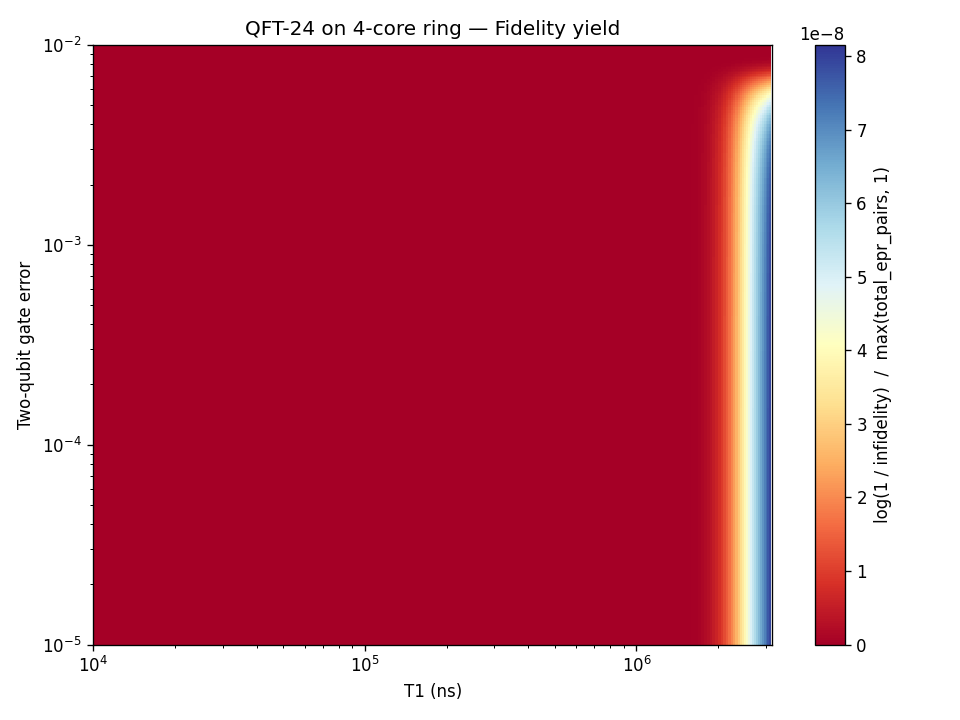

Generate this figure with Python:
"""
DSE example #3 — custom Figure-of-Merit heatmap over a noise grid.

Compiles the circuit once, then sweeps a 2-D noise grid (T1 × 2Q error)
and evaluates a *user-defined* Figure of Merit at every point. The FoM
expression is parsed and validated against the same safe AST whitelist
the GUI uses — arithmetic + ``log/exp/sqrt/min/max/abs/clip/pow`` only.

Run::

    python examples/dse_fom_heatmap.py
"""

from __future__ import annotations

import matplotlib.pyplot as plt
import numpy as np

from qusim.analysis import FomConfig, compute_for_sweep
from qusim.dse import DSEEngine, NOISE_DEFAULTS


def main() -> None:
    engine = DSEEngine()

    cached = engine.run_cold(
        circuit_type="qft",
        num_qubits=24,
        num_cores=4,
        topology_type="ring",
        intracore_topology="all_to_all",
        placement_policy="spectral",
        seed=0,
        communication_qubits=2,
        buffer_qubits=1,
    )

    # 2-D noise sweep: T1 (log) × 2Q gate error (log).
    # Endpoints are log10 exponents because both axes have log_scale=True.
    xs, ys, grid = engine.sweep_2d(
        cached=cached,
        metric_key1="t1",                 low1=4.0, high1=6.5,
        metric_key2="two_gate_error",     low2=-5.0, high2=-2.0,
        fixed_noise=dict(NOISE_DEFAULTS),
    )

    # Build the sweep_data dict the FoM evaluator expects (same shape as
    # SweepResult.to_sweep_data() for a 2-D sweep).
    sweep_data = {
        "metric_keys": ["t1", "two_gate_error"],
        "xs": list(xs),
        "ys": list(ys),
        "grid": grid,
    }

    # Custom FoM: log(1/infidelity) per EPR pair — a "fidelity yield" proxy.
    # Intermediates make the formula readable; the engine vectorises it.
    fom = FomConfig(
        name="Fidelity yield",
        intermediates=(
            ("infidelity", "max(1 - overall_fidelity, 1e-12)"),
        ),
        numerator="log(1 / infidelity)",
        denominator="max(total_epr_pairs, 1)",
    )

    result = compute_for_sweep(sweep_data, fom)
    if result.error:
        raise SystemExit(f"FoM evaluation failed: {result.error}")

    # FoM values come back flattened over the sweep grid; reshape for the heatmap.
    z = result.values.reshape(len(xs), len(ys)).T   # (ys, xs) for imshow

    fig, ax = plt.subplots(figsize=(8, 6))
    im = ax.imshow(
        z,
        origin="lower",
        aspect="auto",
        extent=(xs.min(), xs.max(), ys.min(), ys.max()),
        cmap="RdYlBu",
    )
    ax.set_xscale("log")
    ax.set_yscale("log")
    ax.set_xlabel("T1 (ns)")
    ax.set_ylabel("Two-qubit gate error")
    ax.set_title(f"QFT-24 on 4-core ring — {fom.name}")
    cbar = fig.colorbar(im, ax=ax)
    cbar.set_label(f"{fom.numerator}  /  {fom.denominator}")
    fig.tight_layout()

    out = "examples/dse_fom_heatmap.png"
    fig.savefig(out, dpi=120)
    print(f"Wrote {out}")


if __name__ == "__main__":
    main()
